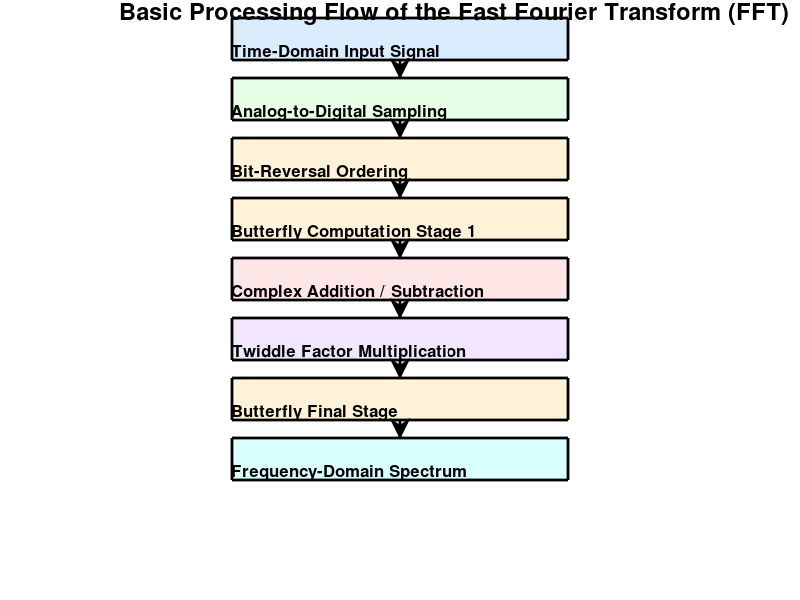

The MATLAB source for this figure:
clc;
clear;
close all;

figure('Position',[100 20 750 950]);
axis off

w = 0.42;
h = 0.07;
x = 0.29;

Y = [0.90 0.80 0.70 0.60 0.50 0.40 0.30 0.20];

txt = {
'Time-Domain Input Signal'
'Analog-to-Digital Sampling'
'Bit-Reversal Ordering'
'Butterfly Computation Stage 1'
'Complex Addition / Subtraction'
'Twiddle Factor Multiplication'
'Butterfly Final Stage'
'Frequency-Domain Spectrum'
};

color = [
0.85 0.93 1.00
0.90 1.00 0.90
1.00 0.95 0.85
1.00 0.95 0.85
1.00 0.90 0.90
0.95 0.90 1.00
1.00 0.95 0.85
0.85 1.00 1.00
];

for i=1:8

annotation('rectangle',...
    [x Y(i) w h],...
    'LineWidth',2,...
    'FaceColor',color(i,:));

annotation('textbox',...
    [x Y(i) w h],...
    'String',txt{i},...
    'FontWeight','bold',...
    'FontSize',12,...
    'HorizontalAlignment','center',...
    'VerticalAlignment','middle',...
    'EdgeColor','none');

end

%% Arrows

for i=1:7

annotation('arrow',...
    [0.50 0.50],...
    [Y(i) Y(i)-0.03],...
    'LineWidth',2);

end

%% Title

annotation('textbox',...
[0.15 0.96 0.7 0.04],...
'String','Basic Processing Flow of the Fast Fourier Transform (FFT)',...
'HorizontalAlignment','center',...
'FontWeight','bold',...
'FontSize',17,...
'EdgeColor','none');

exportgraphics(gcf,'FFT_FLOW.png','Resolution',300);
